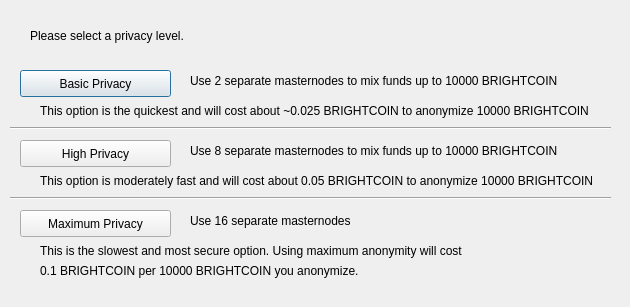
<?xml version="1.0" encoding="UTF-8"?>
<ui version="4.0">
 <class>ObfuscationConfig</class>
 <widget class="QDialog" name="ObfuscationConfig">
  <property name="geometry">
   <rect>
    <x>0</x>
    <y>0</y>
    <width>630</width>
    <height>307</height>
   </rect>
  </property>
  <property name="windowTitle">
   <string>Configure Obfuscation</string>
  </property>
  <widget class="QPushButton" name="buttonBasic">
   <property name="geometry">
    <rect>
     <x>20</x>
     <y>70</y>
     <width>151</width>
     <height>27</height>
    </rect>
   </property>
   <property name="text">
    <string>Basic Privacy</string>
   </property>
  </widget>
  <widget class="QPushButton" name="buttonHigh">
   <property name="geometry">
    <rect>
     <x>20</x>
     <y>140</y>
     <width>151</width>
     <height>27</height>
    </rect>
   </property>
   <property name="text">
    <string>High Privacy</string>
   </property>
  </widget>
  <widget class="QPushButton" name="buttonMax">
   <property name="geometry">
    <rect>
     <x>20</x>
     <y>210</y>
     <width>151</width>
     <height>27</height>
    </rect>
   </property>
   <property name="text">
    <string>Maximum Privacy</string>
   </property>
  </widget>
  <widget class="QLabel" name="label">
   <property name="geometry">
    <rect>
     <x>30</x>
     <y>20</y>
     <width>571</width>
     <height>31</height>
    </rect>
   </property>
   <property name="text">
    <string>Please select a privacy level.</string>
   </property>
  </widget>
  <widget class="QLabel" name="label_2">
   <property name="geometry">
    <rect>
     <x>190</x>
     <y>70</y>
     <width>421</width>
     <height>21</height>
    </rect>
   </property>
   <property name="text">
    <string>Use 2 separate masternodes to mix funds up to 10000 BRIGHTCOIN</string>
   </property>
  </widget>
  <widget class="QLabel" name="label_3">
   <property name="geometry">
    <rect>
     <x>190</x>
     <y>140</y>
     <width>411</width>
     <height>21</height>
    </rect>
   </property>
   <property name="text">
    <string>Use 8 separate masternodes to mix funds up to 10000 BRIGHTCOIN</string>
   </property>
  </widget>
  <widget class="QLabel" name="label_4">
   <property name="geometry">
    <rect>
     <x>190</x>
     <y>210</y>
     <width>421</width>
     <height>21</height>
    </rect>
   </property>
   <property name="text">
    <string>Use 16 separate masternodes</string>
   </property>
  </widget>
  <widget class="QLabel" name="label_6">
   <property name="geometry">
    <rect>
     <x>40</x>
     <y>100</y>
     <width>561</width>
     <height>21</height>
    </rect>
   </property>
   <property name="text">
    <string>This option is the quickest and will cost about ~0.025 BRIGHTCOIN to anonymize 10000 BRIGHTCOIN</string>
   </property>
  </widget>
  <widget class="QLabel" name="label_7">
   <property name="geometry">
    <rect>
     <x>40</x>
     <y>170</y>
     <width>561</width>
     <height>21</height>
    </rect>
   </property>
   <property name="text">
    <string>This option is moderately fast and will cost about 0.05 BRIGHTCOIN to anonymize 10000 BRIGHTCOIN</string>
   </property>
  </widget>
  <widget class="QLabel" name="label_8">
   <property name="geometry">
    <rect>
     <x>40</x>
     <y>240</y>
     <width>561</width>
     <height>21</height>
    </rect>
   </property>
   <property name="text">
    <string>This is the slowest and most secure option. Using maximum anonymity will cost</string>
   </property>
  </widget>
  <widget class="QLabel" name="label_9">
   <property name="geometry">
    <rect>
     <x>40</x>
     <y>260</y>
     <width>561</width>
     <height>21</height>
    </rect>
   </property>
   <property name="text">
    <string>0.1 BRIGHTCOIN per 10000 BRIGHTCOIN you anonymize.</string>
   </property>
  </widget>
  <widget class="Line" name="line">
   <property name="geometry">
    <rect>
     <x>10</x>
     <y>120</y>
     <width>601</width>
     <height>16</height>
    </rect>
   </property>
   <property name="orientation">
    <enum>Qt::Horizontal</enum>
   </property>
  </widget>
  <widget class="Line" name="line_2">
   <property name="geometry">
    <rect>
     <x>10</x>
     <y>190</y>
     <width>601</width>
     <height>16</height>
    </rect>
   </property>
   <property name="orientation">
    <enum>Qt::Horizontal</enum>
   </property>
  </widget>
 </widget>
 <resources/>
 <connections/>
</ui>
